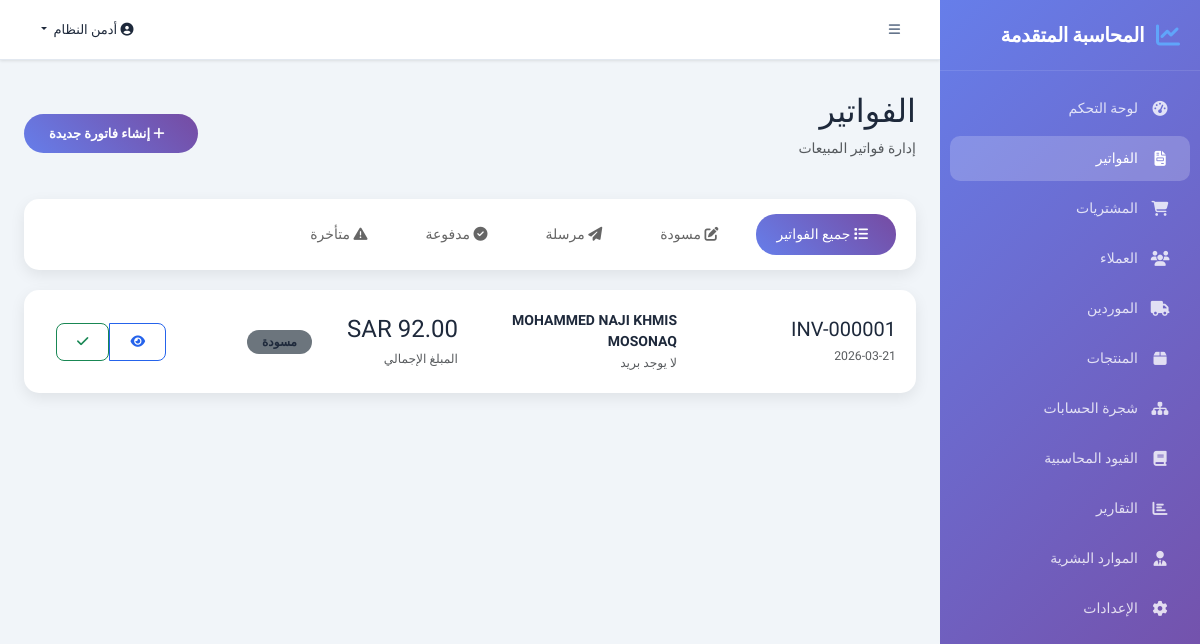
The page /invoices (signed in) on the database its author committed.
### models.py (models this page shows, shortened)
class User(UserMixin, db.Model):
    __tablename__ = 'users'
    id = db.Column(db.Integer, primary_key=True)
    email = db.Column(db.String(120), unique=True, nullable=False)
    password_hash = db.Column(db.String(256), nullable=False)
    first_name = db.Column(db.String(50), nullable=False)
    last_name = db.Column(db.String(50), nullable=False)
    role = db.Column(db.String(20), default='user')  # admin, accountant, user, viewer
    language = db.Column(db.String(5), default='ar')
    is_active = db.Column(db.Boolean, default=True)
    company_id = db.Column(db.Integer, db.ForeignKey('companies.id'))
    last_login = db.Column(db.DateTime)
    created_at = db.Column(db.DateTime, default=datetime.utcnow)
    @property
    def full_name(self):
        return f"{self.first_name} {self.last_name}"

class Invoice(db.Model):
    __tablename__ = 'invoices'
    id = db.Column(db.Integer, primary_key=True)
    invoice_number = db.Column(db.String(30), nullable=False)
    invoice_date = db.Column(db.Date, nullable=False, default=date.today)
    due_date = db.Column(db.Date)
    customer_id = db.Column(db.Integer, db.ForeignKey('customers.id'))
    status = db.Column(db.String(20), default='draft')
    subtotal = db.Column(db.Float, default=0.0)
    discount_amount = db.Column(db.Float, default=0.0)
    discount_type = db.Column(db.String(10), default='amount')  # amount, percent
    tax_amount = db.Column(db.Float, default=0.0)
    total = db.Column(db.Float, default=0.0)
    paid_amount = db.Column(db.Float, default=0.0)
    balance_due = db.Column(db.Float, default=0.0)
    currency = db.Column(db.String(5), default='SAR')
    notes = db.Column(db.Text)
    terms = db.Column(db.Text)
    company_id = db.Column(db.Integer, db.ForeignKey('companies.id'))
    journal_entry_id = db.Column(db.Integer, db.ForeignKey('journal_entries.id'))
    created_by = db.Column(db.Integer, db.ForeignKey('users.id'))
    created_at = db.Column(db.DateTime, default=datetime.utcnow)
    items = db.relationship('InvoiceItem', backref='invoice',
                           cascade='all, delete-orphan')
    payments = db.relationship('Payment', backref='invoice', lazy='dynamic')
    creator = db.relationship('User', foreign_keys=[created_by])

class Customer(db.Model):
    __tablename__ = 'customers'
    id = db.Column(db.Integer, primary_key=True)
    code = db.Column(db.String(20))
    name = db.Column(db.String(200), nullable=False)
    name_ar = db.Column(db.String(200))
    email = db.Column(db.String(120))
    phone = db.Column(db.String(20))
    mobile = db.Column(db.String(20))
    address = db.Column(db.Text)
    city = db.Column(db.String(100))
    country = db.Column(db.String(100))
    tax_number = db.Column(db.String(50))
    credit_limit = db.Column(db.Float, default=0.0)
    balance = db.Column(db.Float, default=0.0)
    is_active = db.Column(db.Boolean, default=True)
    company_id = db.Column(db.Integer, db.ForeignKey('companies.id'))
    created_at = db.Column(db.DateTime, default=datetime.utcnow)
    invoices = db.relationship('Invoice', backref='customer', lazy='dynamic')

### app.py (the view)
@app.route('/invoices')
@login_required
@company_required
def invoices():
    status_filter = request.args.get('status', 'all')
    query = Invoice.query.filter_by(company_id=current_user.company_id)
    if status_filter != 'all':
        query = query.filter_by(status=status_filter)
    invoices_list = query.order_by(Invoice.invoice_date.desc()).all()
    return render_template('invoices.html', invoices=invoices_list, status_filter=status_filter, company=current_user.company)

### app.py (called while the page is built)
@login_manager.user_loader
def load_user(user_id):
    return db.session.get(User, int(user_id))

def company_required(f):
    @wraps(f)
    def decorated(*args, **kwargs):
        if not current_user.company_id:
            flash('يرجى إنشاء شركة أولاً', 'warning')
            return redirect(url_for('setup_company'))
        return f(*args, **kwargs)
    return decorated

### templates/invoices.html (shortened to what this page needs)
{% extends "base.html" %}
{% block content %}
<div class="d-flex justify-content-between align-items-center mb-4">
    <div>
        <h2>الفواتير</h2>
        <p class="text-muted">إدارة فواتير المبيعات</p>
    </div>
    <a href="{{ url_for('add_invoice') }}" class="btn btn-add">
        <i class="fas fa-plus ms-2"></i>
        إنشاء فاتورة جديدة
    </a>
</div>
<div class="filter-tabs">
    <ul class="nav nav-pills">
        <li class="nav-item">
            <a class="nav-link {{ 'active' if status_filter == 'all' }}" href="{{ url_for('invoices', status='all') }}">
                <i class="fas fa-list ms-2"></i>
                جميع الفواتير
            </a>
        </li>
        <li class="nav-item">
            <a class="nav-link {{ 'active' if status_filter == 'draft' }}"
                href="{{ url_for('invoices', status='draft') }}">
                <i class="fas fa-edit ms-2"></i>
                مسودة
            </a>
        </li>
        <li class="nav-item">
            <a class="nav-link {{ 'active' if status_filter == 'sent' }}"
                href="{{ url_for('invoices', status='sent') }}">
                <i class="fas fa-paper-plane ms-2"></i>
                مرسلة
            </a>
        </li>
        <li class="nav-item">
            <a class="nav-link {{ 'active' if status_filter == 'paid' }}"
                href="{{ url_for('invoices', status='paid') }}">
                <i class="fas fa-check-circle ms-2"></i>
                مدفوعة
            </a>
        </li>
        <li class="nav-item">
            <a class="nav-link {{ 'active' if status_filter == 'overdue' }}"
                href="{{ url_for('invoices', status='overdue') }}">
                <i class="fas fa-exclamation-triangle ms-2"></i>
                متأخرة
            </a>
        </li>
    </ul>
</div>
{% if invoices %}
{% for invoice in invoices %}
<div class="invoice-card">
    <div class="row align-items-center">
        <div class="col-md-3">
            <h5 class="mb-1">{{ invoice.invoice_number }}</h5>
            <small class="text-muted">{{ invoice.invoice_date.strftime('%Y-%m-%d') }}</small>
        </div>
        <div class="col-md-3">
            <strong>{{ invoice.customer.name }}</strong>
            <br>
            <small class="text-muted">{{ invoice.customer.email or 'لا يوجد بريد' }}</small>
        </div>
        <div class="col-md-2">
            <h4 class="mb-1">{{ "%.2f"|format(invoice.total) }} {{ invoice.currency }}</h4>
            <small class="text-muted">المبلغ الإجمالي</small>
        </div>
        <div class="col-md-2">
            <span class="status-badge bg-{{
                                    'success' if invoice.status == 'paid'
                                    else 'warning' if invoice.status in ['sent', 'partial']
                                    else 'danger' if invoice.status == 'overdue'
                                    else 'secondary'
                                }}">
                {{
                'مدفوعة' if invoice.status == 'paid'
                else 'مرسلة' if invoice.status == 'sent'
                else 'مدفوعة جزئياً' if invoice.status == 'partial'
                else 'متأخرة' if invoice.status == 'overdue'
                else 'مسودة'
                }}
            </span>
        </div>
        <div class="col-md-2">
            <div class="btn-group">
                <a href="{{ url_for('view_invoice', id=invoice.id) }}" class="btn btn-sm btn-outline-primary">
                    <i class="fas fa-eye"></i>
                </a>
                {% if invoice.status == 'draft' %}
                <form method="POST" action="{{ url_for('approve_invoice', id=invoice.id) }}" class="d-inline">
                    <button type="submit" class="btn btn-sm btn-outline-success">
                        <i class="fas fa-check"></i>
                    </button>
                </form>
                {% endif %}
            </div>
        </div>
    </div>
</div>
{% endfor %}
{% endif %}
{% endblock %}

### templates/base.html (shortened to what this page needs)
<!DOCTYPE html>
<html lang="ar" dir="rtl">
<head>
    <link href="https://cdn.jsdelivr.net/npm/bootstrap@5.3.2/dist/css/bootstrap.rtl.min.css" rel="stylesheet">
    <link href="https://cdnjs.cloudflare.com/ajax/libs/font-awesome/6.5.1/css/all.min.css" rel="stylesheet">
    <link rel="stylesheet" href="{{ url_for('static', filename='css/style.css') }}">
</head>
<body>
    {% if current_user.is_authenticated %}
    <div class="sidebar" id="sidebar">
        <div class="sidebar-header">
            <i class="fas fa-chart-line"></i>
            <span class="sidebar-brand">المحاسبة المتقدمة</span>
        </div>
        <nav class="sidebar-nav">
            <a href="{{ url_for('dashboard') }}"
                class="nav-link {% if request.endpoint == 'dashboard' %}active{% endif %}">
                <i class="fas fa-tachometer-alt"></i>
                <span>لوحة التحكم</span>
            </a>
            <a href="{{ url_for('invoices') }}"
                class="nav-link {% if request.endpoint in ['invoices', 'add_invoice'] %}active{% endif %}">
                <i class="fas fa-file-invoice"></i>
                <span>الفواتير</span>
            </a>
            <a href="{{ url_for('purchases') }}"
                class="nav-link {% if request.endpoint in ['purchases', 'add_purchase'] %}active{% endif %}">
                <i class="fas fa-shopping-cart"></i>
                <span>المشتريات</span>
            </a>
            <a href="{{ url_for('customers') }}"
                class="nav-link {% if request.endpoint == 'customers' %}active{% endif %}">
                <i class="fas fa-users"></i>
                <span>العملاء</span>
            </a>
            <a href="{{ url_for('suppliers') }}"
                class="nav-link {% if request.endpoint == 'suppliers' %}active{% endif %}">
                <i class="fas fa-truck"></i>
                <span>الموردين</span>
            </a>
            <a href="{{ url_for('products') }}"
                class="nav-link {% if request.endpoint == 'products' %}active{% endif %}">
                <i class="fas fa-box"></i>
                <span>المنتجات</span>
            </a>
            <a href="{{ url_for('chart_of_accounts') }}"
                class="nav-link {% if request.endpoint == 'chart_of_accounts' %}active{% endif %}">
                <i class="fas fa-sitemap"></i>
                <span>شجرة الحسابات</span>
            </a>
            <a href="{{ url_for('journal_entries') }}"
                class="nav-link {% if request.endpoint == 'journal_entries' %}active{% endif %}">
                <i class="fas fa-book"></i>
                <span>القيود المحاسبية</span>
            </a>
            <a href="{{ url_for('reports') }}" class="nav-link {% if request.endpoint == 'reports' %}active{% endif %}">
                <i class="fas fa-chart-bar"></i>
                <span>التقارير</span>
            </a>
            <a href="{{ url_for('hr') }}" class="nav-link {% if request.endpoint == 'hr' %}active{% endif %}">
                <i class="fas fa-user-tie"></i>
                <span>الموارد البشرية</span>
            </a>
            <a href="{{ url_for('settings_page') }}"
                class="nav-link {% if request.endpoint == 'settings_page' %}active{% endif %}">
                <i class="fas fa-cog"></i>
                <span>الإعدادات</span>
            </a>
        </nav>
    </div>
    <div class="main-content" id="mainContent">
        <nav class="top-navbar">
            <button class="btn btn-link sidebar-toggle" onclick="toggleSidebar()">
                <i class="fas fa-bars"></i>
            </button>
            <div class="top-nav-right">
                <div class="dropdown">
                    <button class="btn btn-link dropdown-toggle" data-bs-toggle="dropdown">
                        <i class="fas fa-user-circle"></i>
                        {{ current_user.full_name }}
                    </button>
                </div>
            </div>
        </nav>
        <div class="container-fluid px-4 py-3">
            {% block content %}{% endblock %}
        </div>
    </div>
    {% else %}
    {% block public_content %}{% endblock %}
    {% endif %}
</body>
</html>

### static/css/style.css (style rules this page uses)
:root { --primary: #2563eb; --primary-dark: #1d4ed8; --primary-light: #dbeafe; --secondary: #64748b; --success: #059669; --danger: #dc2626; --warning: #d97706; --info: #0891b2; --dark: #1e293b; --light: #f8fafc; --sidebar-width: 260px; --sidebar-collapsed: 70px; --topbar-height: 60px; --border-color: #e2e8f0; --shadow: 0 1px 3px rgba(0, 0, 0, 0.1); --shadow-lg: 0 10px 25px rgba(0, 0, 0, 0.1); --radius: 12px; --radius-sm: 8px; }
* { margin: 0; padding: 0; box-sizing: border-box; }
body { font-family: 'Tajawal', sans-serif; background-color: #f1f5f9; color: var(--dark); font-size: 14px; overflow-x: hidden; }
.sidebar { position: fixed; top: 0; right: 0; width: var(--sidebar-width); height: 100vh; background: linear-gradient(135deg, #667eea 0%, #764ba2 100%); color: white; z-index: 1000; transition: all 0.3s ease; overflow-y: auto; overflow-x: hidden; }
.sidebar-header { padding: 20px; display: flex; align-items: center; gap: 12px; border-bottom: 1px solid rgba(255, 255, 255, 0.1); }
.sidebar-header i { font-size: 24px; color: #60a5fa; }
.sidebar-brand { font-size: 20px; font-weight: 700; letter-spacing: -0.5px; }
.sidebar-nav { padding: 10px 0; }
.sidebar-nav .nav-link { display: flex; align-items: center; gap: 12px; padding: 12px 20px; color: rgba(255, 255, 255, 0.8); text-decoration: none; transition: all 0.3s ease; border-right: none; border-radius: 10px; margin: 5px 10px; font-size: 14px; }
.sidebar-nav .nav-link.active { background: rgba(255, 255, 255, 0.2); color: white; }
.sidebar-nav .nav-link i { width: 20px; text-align: center; font-size: 15px; }
.main-content { margin-right: var(--sidebar-width); min-height: 100vh; transition: all 0.3s ease; }
.top-navbar { height: var(--topbar-height); background: white; border-bottom: 1px solid var(--border-color); display: flex; align-items: center; justify-content: space-between; padding: 0 20px; position: sticky; top: 0; z-index: 100; box-shadow: var(--shadow); }
.sidebar-toggle { color: var(--secondary); font-size: 20px; border: none !important; box-shadow: none !important; }
.top-nav-right { display: flex; align-items: center; gap: 15px; }
.top-nav-right .btn-link { color: var(--dark); text-decoration: none; font-weight: 500; }
.btn { border-radius: var(--radius-sm); font-weight: 600; font-size: 13px; padding: 8px 20px; transition: all 0.2s ease; }
.btn-outline-primary { color: var(--primary); border-color: var(--primary); }

### templates/invoices.html (style rules this page uses)
.invoice-card { background: white; border-radius: 15px; padding: 20px; box-shadow: 0 5px 15px rgba(0, 0, 0, 0.08); margin-bottom: 20px; transition: transform 0.3s ease; }
.status-badge { padding: 5px 15px; border-radius: 20px; font-size: 12px; font-weight: bold; }
.btn-add { background: linear-gradient(45deg, #667eea, #764ba2); border: none; border-radius: 25px; padding: 10px 25px; color: white; font-weight: bold; transition: all 0.3s ease; }
.filter-tabs { background: white; border-radius: 15px; padding: 15px; margin-bottom: 20px; box-shadow: 0 5px 15px rgba(0, 0, 0, 0.08); }
.filter-tabs .nav-link { border: none; color: #666; padding: 10px 20px; border-radius: 20px; margin: 0 5px; transition: all 0.3s ease; }
.filter-tabs .nav-link.active { background: linear-gradient(45deg, #667eea, #764ba2); color: white; }

### rows shown on the page
User: full_name "أدمن النظام"
Invoice: invoice_number "INV-000001", invoice_date "2026-03-21", customer.name "MOHAMMED NAJI KHMIS MOSONAQ", customer "لا يوجد بريد", total "92.00", currency "SAR", status "مسودة"
